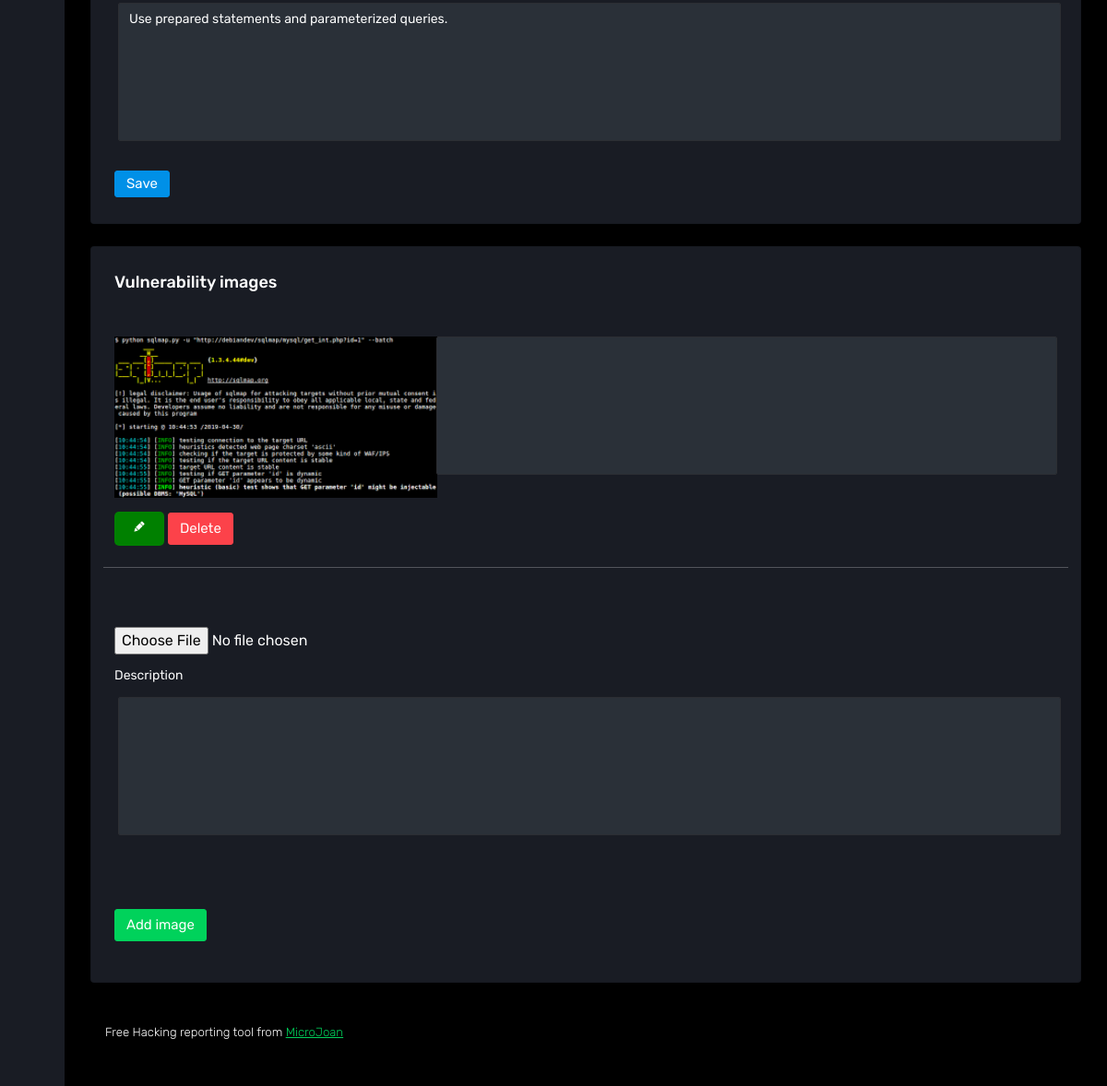
/BlackStone/editar_vulnerabilidad_scope.php?id=4 (signed in, lower part), run on an earlier commit of the app's database.
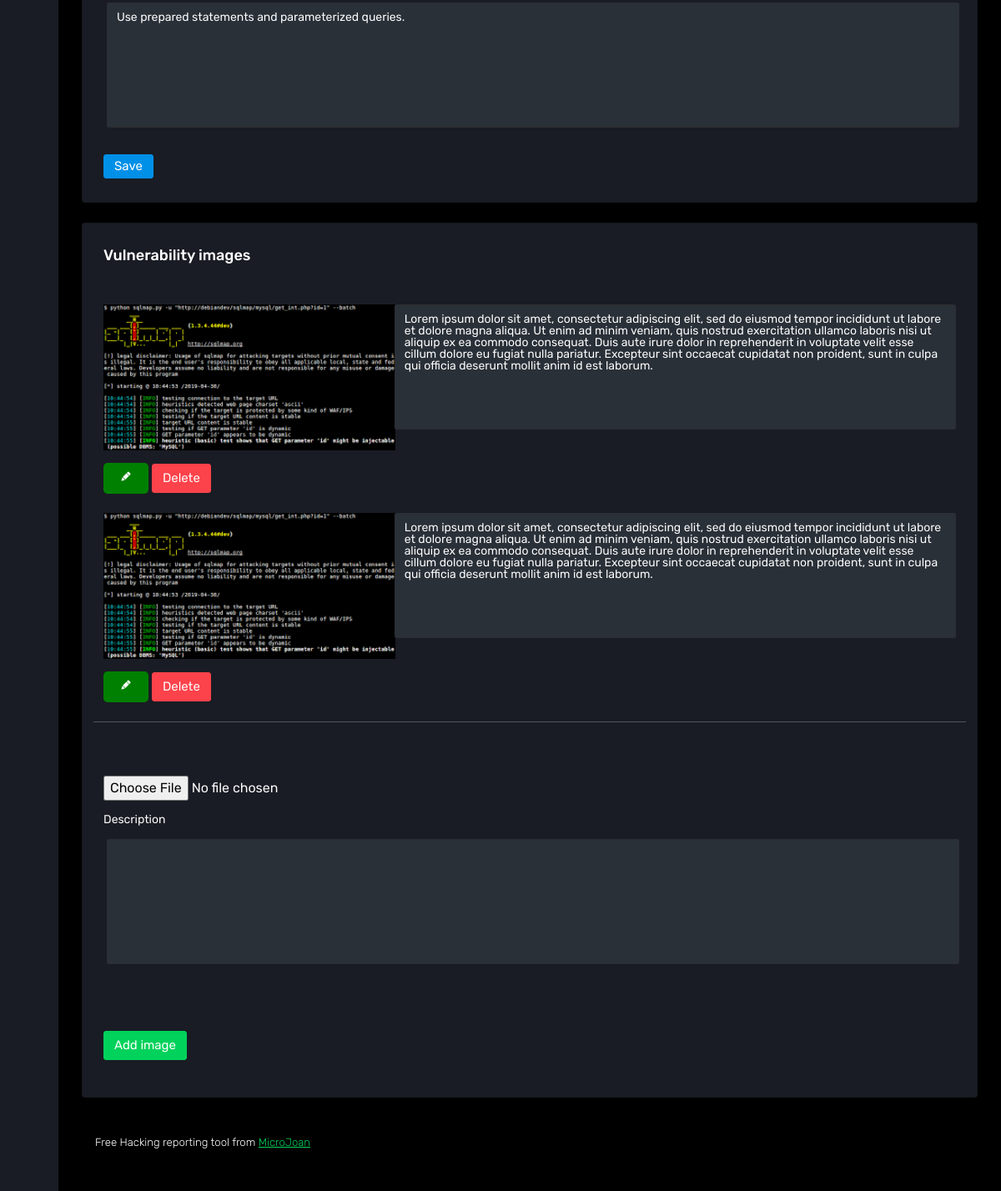
And on a later commit of the database.
### tables this page shows
CREATE TABLE `scope_vulnerabilidades` (
  `id_vulnerabilidad` int(11) NOT NULL,
  `descripcion` text NOT NULL,
  `nivel` double(10,1) NOT NULL,
  `id` int(11) NOT NULL,
  `nombre` text NOT NULL,
  `id_scope` int(11) NOT NULL,
  `solucion` text NOT NULL
);

CREATE TABLE `pocs` (
  `id` int(11) NOT NULL,
  `ruta` text DEFAULT NULL,
  `descripcion` text DEFAULT NULL,
  `id_scope_vulnerabilidad` int(11) DEFAULT NULL,
  `orden` int(11) NOT NULL
);

### BlackStone/functions/traductor.php (called while the page is built, shortened)
<?php
function lang($sentencia){
    return $sentencia;
};
?>

### BlackStone/editar_vulnerabilidad_scope.php (the view, shortened to what this page needs)
<!DOCTYPE html>
<?php
include("functions/traductor.php");
include("conexion.php");
$url = $_SERVER["REQUEST_URI"];
$urlArray = explode('=', $url);
$id_url = $urlArray[1];
?>
<html>
  <head>
    <link rel="stylesheet" href="assets/vendors/mdi/css/materialdesignicons.min.css">
    <link rel="stylesheet" href="assets/vendors/css/vendor.bundle.base.css">
    <link rel="stylesheet" href="assets/vendors/jvectormap/jquery-jvectormap.css">
    <link rel="stylesheet" href="assets/vendors/flag-icon-css/css/flag-icon.min.css">
    <link rel="stylesheet" href="assets/vendors/owl-carousel-2/owl.carousel.min.css">
    <link rel="stylesheet" href="assets/vendors/owl-carousel-2/owl.theme.default.min.css">
    <link rel="stylesheet" href="assets/css/style.css">
  </head>
  <body class="sidebar-icon-only">
    <div class="container-scroller">
    <?php
      include("nav.php");
    ?>
      <div class="container-fluid page-body-wrapper">
        <div class="main-panel">
          <div class="content-wrapper">
            <?php
                $sentencia = "select * from scope_vulnerabilidades where id=".$id_url;
                $consulta = mysqli_query($conexion, $sentencia) or die("Error de Consulta");
                while($fila= mysqli_fetch_array($consulta)){
                  $solucion=$fila['solucion'];
                }
            ?>
            <div class="row">
              <div class="col-12 grid-margin">
                <div class="card">
                  <div class="card-body">
                    <form class="form-sample" form action="" method="post">
                      <br>
                      <div class="row">
                        <div class="form-group row">
                          <textarea class="form-control m-3 text-white" name="solucion" id="solucion" required style="height:150px;"><?php echo $solucion ?></textarea>
                        </div>
                      </div>
                      <button type="submit" name="submit" class="btn btn-primary me-2"><?php echo lang("Save"); ?></button>
                    </form>
                  </div>
                </div>
              </div>
            </div>
            <div class="row">
              <div class="col-12 grid-margin">
                <div class="card">
                  <div class="card-body">
                    <form class="form-sample" form action="" method="post" enctype="multipart/form-data">
                    <h3 class="page-title pb-5"> <?php echo lang("Vulnerability images"); ?> </h3>
                    <?php
                        $sentencia_fotos = "select * from pocs where id_scope_vulnerabilidad=".$id_url;
                        $consulta_fotos = mysqli_query($conexion, $sentencia_fotos) or die("Error de Consulta");
                        while($fila_fotos = mysqli_fetch_array($consulta_fotos)){
                            $id_imagen=$fila_fotos['id'];
                            $url_imagen=$fila_fotos['ruta'];
                            $descripcion_imagen=$fila_fotos['descripcion'];
                            $texto_boton=lang("Delete");
                            echo '
                            <div class="row">
                                <div class="col-sm-4">
                                    <div class="form-group">
                                        <img src="'.$url_imagen.'" style="width:350px;">
                                    </div>
                                </div>
                                <div class="col-sm-8">
                                  <textarea class="form-control text-white" name="descripcion_poc" id="descripcion_poc" style="height:150px;">'.$descripcion_imagen.'</textarea>
                                </div>
                            </div>
                            <div class="row">
                                <div class="col-sm-3">
                                    <a href="editar_poc.php?id='.$id_imagen.'" style="text-decoration: none;" target="_blank">
                                      <i class="mdi mdi-lead-pencil" style="background-color: green; color: white; padding: 10px 20px; border: none; border-radius: 5px; text-align: center; font-size: 14px; cursor: pointer;"></i>
                                    </a>
                                    <button type="submit" class="btn btn-danger" name="eliminar" value="'.$id_imagen.'" style="height: 35px;">'.$texto_boton.'</button>
                                </div>
                            </div><br>
                            ';
                        }
                    ?>
                        <div class="row">
                            <hr>
                            <form class="form-sample" form action="" method="post" enctype="multipart/form-data">
                                <div class="col-sm-4 pt-5">
                                    <div class="form-group">
                                        <input id="imagen" name="imagen" type="file">
                                    </div>
                                </div>
                              <div class="form-group row">
                                <label for="col-sm-7 col-form-label"><?php echo lang("Description");?></label>
                                <textarea class="form-control m-3 text-white" name="descripcion_poc" id="descripcion_poc" style="height:150px;"></textarea>
                              </div>
                                <div class="col-sm-3 pt-5">
                                    <div class="form-group d-flex">
                                        <button type="submit" class="btn btn-success" name="boton" value="Añadir" style="height: 35px;"><?php echo lang("Add image");?></button>
                                    </div>
                                </div>
                            </form>
                        </div>
                    </form>
                  </div>
                </div>
              </div>
            </div>
          <footer class="footer">
            <div class="d-sm-flex justify-content-center justify-content-sm-between">
              <span class="float-none float-sm-right d-block mt-1 mt-sm-0 text-center"> <?php echo lang("Free Hacking reporting tool from ");?> <a href="https://microjoan.com/" target="_blank">MicroJoan</a></span>
            </div>
          </footer>
        </div>
      </div>
    </div>
  </body>
</html>

### BlackStone/nav.php (shortened to what this page needs)
<nav class="sidebar sidebar-offcanvas" id="sidebar">
  </nav>

What changed in the data, as far as the page shows it:
removed pocs: ruta (picture), $id_imagen 1 (drawn), texto_boton "Delete"
added pocs: ruta (picture), descripcion_poc "Lorem ipsum dolor sit amet, consectetur adipiscing elit, sed do eiusmod tempor incididunt ut labore et dolore magna aliqua. Ut enim ad minim veniam, quis nostrud exercitation ullamco laboris nisi ut aliquip ex ea commodo consequat. Duis aute irure dolor in reprehenderit in voluptate velit esse cillum dolore eu fugiat nulla pariatur. Excepteur sint occaecat cupidatat non proident, sunt in culpa qui officia deserunt mollit anim id est laborum.", $id_imagen 17 (drawn), texto_boton "Delete"
added pocs: ruta (picture), descripcion_poc "Lorem ipsum dolor sit amet, consectetur adipiscing elit, sed do eiusmod tempor incididunt ut labore et dolore magna aliqua. Ut enim ad minim veniam, quis nostrud exercitation ullamco laboris nisi ut aliquip ex ea commodo consequat. Duis aute irure dolor in reprehenderit in voluptate velit esse cillum dolore eu fugiat nulla pariatur. Excepteur sint occaecat cupidatat non proident, sunt in culpa qui officia deserunt mollit anim id est laborum.", $id_imagen 18 (drawn), texto_boton "Delete"
